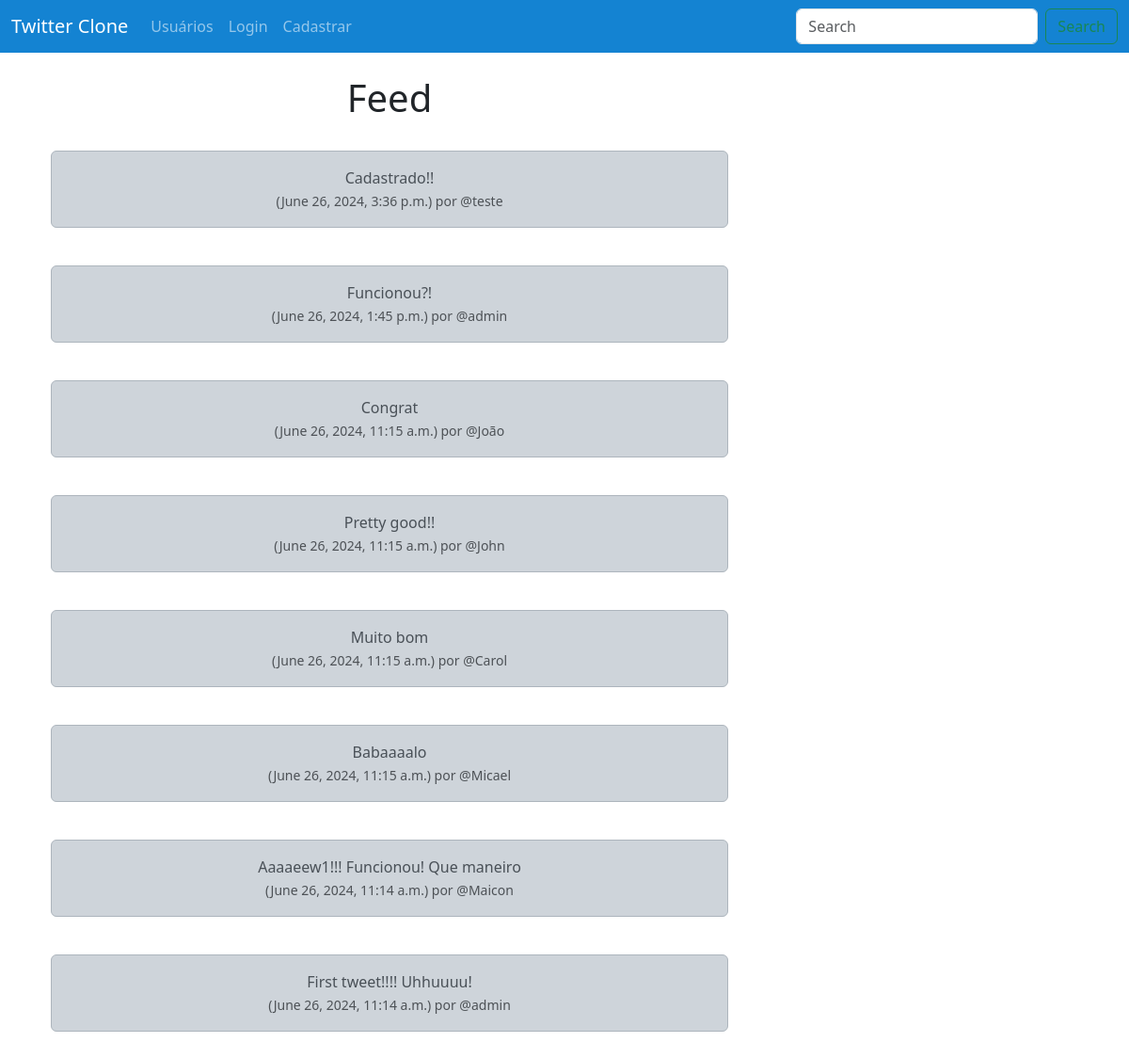
The page / on the database its author committed.
### musker/models.py (models this page shows, shortened)
class tweet(models.Model):
    user = models.ForeignKey(
        User, related_name="tweets",
        on_delete=models.DO_NOTHING
    )
    body = models.CharField(max_length=200)
    created_at = models.DateTimeField(auto_now_add=True)

### musker/views.py (the view)
# urls.py: path('', views.home, name='home'),
def home(request):
    if request.user.is_authenticated:
        form = TweetForm(request.POST or None)
        if request.method == "POST":
            if form.is_valid():
                tweeti = form.save(commit=False)
                tweeti.user = request.user
                tweeti.save()
                messages.success(request, ("Tweet postado!"))
                return redirect('home')
        tweets = tweet.objects.all().order_by("-created_at")
        return render(request, 'home.html', {"tweets":tweets, "form":form})
    else:
        tweets = tweet.objects.all().order_by("-created_at")
        return render(request, 'home.html', {"tweets":tweets})

### musker/templates/home.html (shortened to what this page needs)
{% extends 'base.html' %}
{% block content %}
<div class="container text-center">
    <div class="row">
        <div class="col-8">
            <h1>Feed</h1><br/>
                {% for tweet in tweets %}
                    <div class="alert alert-dark" role="alert">
                        {{ tweet.body }}<br/>
                        <small class="text-muted">
                            ({{ tweet.created_at }}) por @{{ tweet.user.username }}
                        </small>
                    </div><br/>
                {% endfor %}
        </div>
        <div class="col-4"><br/><br/><br/>
        </div>
    </div>
</div>
{% endblock %}

### rows shown on the page
tweet: body "Cadastrado!!", created_at "June 26, 2024, 3:36 p.m.", user.username "teste"
tweet: body "Funcionou?!", created_at "June 26, 2024, 1:45 p.m.", user.username "admin"
tweet: body "Congrat", created_at "June 26, 2024, 11:15 a.m.", user.username "João"
tweet: body "Pretty good!!", created_at "June 26, 2024, 11:15 a.m.", user.username "John"
tweet: body "Muito bom", created_at "June 26, 2024, 11:15 a.m.", user.username "Carol"
tweet: body "Babaaaalo", created_at "June 26, 2024, 11:15 a.m.", user.username "Micael"
tweet: body "Aaaaeew1!!! Funcionou! Que maneiro", created_at "June 26, 2024, 11:14 a.m.", user.username "Maicon"
tweet: body "First tweet!!!! Uhhuuuu!", created_at "June 26, 2024, 11:14 a.m.", user.username "admin"
